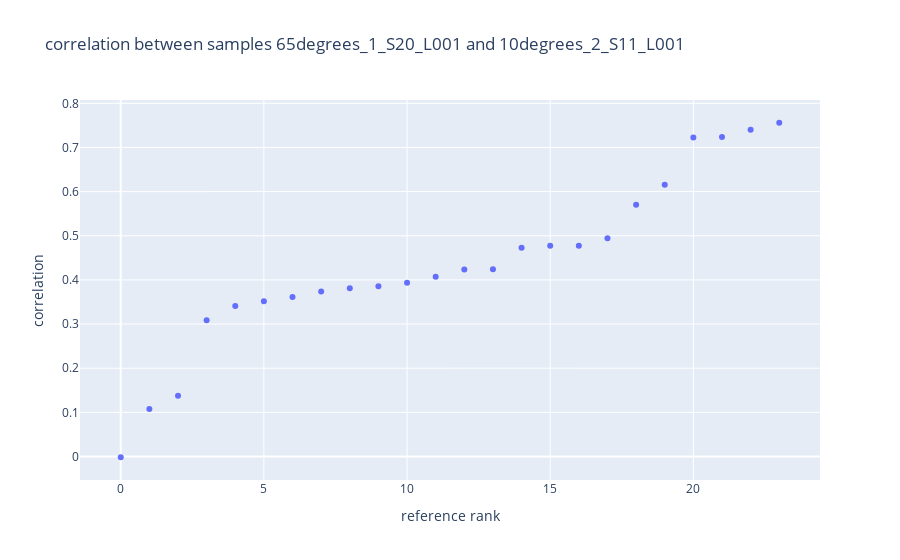

The code cell stored with this chart in its notebook:
### Markdown cell above
## Correlation by refs between samples

### Code cell
a = study.correlation_by_refs_between_samples(
    sample=['10degrees_2_S11_L001','65degrees_1_S20_L001'],
    section='full',
    base_type=['A','C'],
)['fig']

a.show()

### Figure 1 — Plotly figure (JSON) as saved in the notebook; plotly's stock layout.template omitted (floating-point values rounded to 4 significant figures)
{"data": [{"hovertemplate": "reference: %{text}<br>correlation: %{y:.2f}", "mode": "markers", "text": ["3059-O-flank_1=hp2-DB", "3058-O-flank_1=hp2-DB", "3049-O-flank_1=hp1-DB", "3057-CC-flank_1=hp2-DB", "3048-O-flank_1=hp1-DB", "3047-O-flank_1=hp1-DB", "3050-O-flank_1=hp1-DB", "3055-CC-flank_1=hp2-DB", "3042-O-flank_1=hp1-DB", "3044-O-flank_1=hp1-DB", "3063-O-flank_1=hp2-DB", "3062-O-flank_1=hp2-DB", "3045-CC-flank_1=hp1-DB", "3061-O-flank_1=hp2-DB", "3056-O-flank_1=hp2-DB", "3046-O-flank_1=hp1-DB", "3060-O-flank_1=hp2-DB", "3054-O-flank_1=hp2-DB", "3043-CC-flank_1=hp1-DB", "3065-O-flank_1=hp2-DB", "3051-O-flank_1=hp1-DB", "3053-O-flank_1=hp1-DB", "3064-O-flank_1=hp2-DB", "3052-O-flank_1=hp1-DB"], "type": "scatter", "x": [0, 1, 2, 3, 4, 5, 6, 7, 8, 9, 10, 11, 12, 13, 14, 15, 16, 17, 18, 19, 20, 21, 22, 23], "y": [-0.001697, 0.1075, 0.1377, 0.3086, 0.3408, 0.3518, 0.3611, 0.3739, 0.381, 0.3855, 0.3937, 0.4071, 0.4237, 0.4239, 0.4726, 0.4771, 0.4773, 0.4946, 0.5704, 0.6156, 0.7227, 0.7239, 0.7403, 0.756]}], "layout": {"title": {"text": "correlation between samples 65degrees_1_S20_L001 and 10degrees_2_S11_L001"}, "xaxis": {"title": {"text": "reference rank"}}, "yaxis": {"title": {"text": "correlation"}}}}
